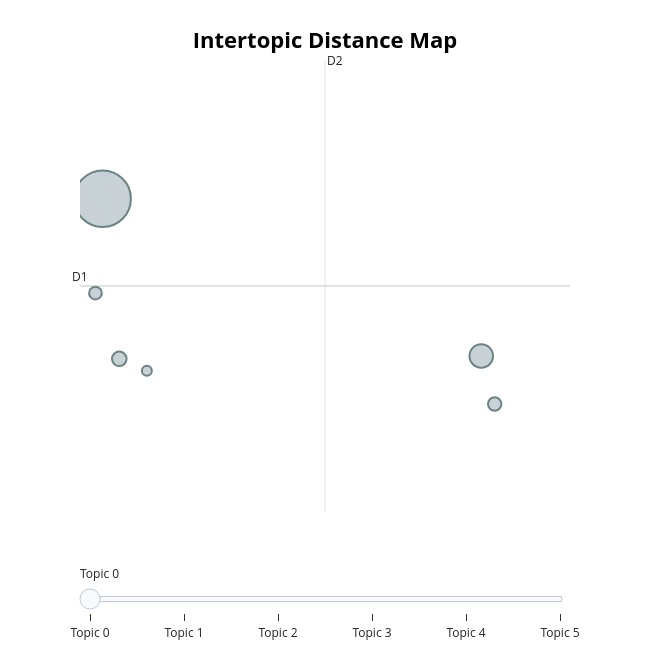

The notebook cell saved with this chart:
### Code cell
# Visualization of topics
fig = topic_model.visualize_topics()
fig.show()

### Figure 1 — Plotly figure (JSON) as saved in the notebook; plotly's stock layout.template omitted (floating-point values rounded to 4 significant figures)
{"data": [{"customdata": [[0, "trump | president | time | says | law", 196], [1, "asbestos | health | risk | marijuana | exposure", 34], [2, "species | fish | capita | sea | nesting", 13], [3, "gift | cards | online | park | design", 11], [4, "dogs | dog | behaviors | animals | owner", 10], [5, "carolina | hurricane | storm | south carolina | oct", 6]], "hovertemplate": "<b>Topic %{customdata[0]}</b><br>%{customdata[1]}<br>Size: %{customdata[2]}", "legendgroup": "", "marker": {"color": "#B0BEC5", "line": {"color": "DarkSlateGrey", "width": 2}, "size": [196, 34, 13, 11, 10, 6], "sizemode": "area", "sizeref": 0.1225, "symbol": "circle"}, "mode": "markers", "name": "", "orientation": "v", "showlegend": false, "type": "scatter", "x": [2.89, 12.82, 3.326, 13.17, 2.701, 4.05], "xaxis": "x", "y": [6.76, 5.611, 5.59, 5.259, 6.07, 5.503], "yaxis": "y"}], "layout": {"annotations": [{"showarrow": false, "text": "D1", "x": 2.296, "y": 6.122, "yshift": 10}, {"showarrow": false, "text": "D2", "x": 8.722, "xshift": 10, "y": 7.774}], "height": 650, "hoverlabel": {"bgcolor": "white", "font": {"family": "Rockwell", "size": 16}}, "legend": {"itemsizing": "constant", "tracegroupgap": 0}, "margin": {"t": 60}, "shapes": [{"line": {"color": "#CFD8DC", "width": 2}, "type": "line", "x0": 8.722, "x1": 8.722, "y0": 4.47, "y1": 7.774}, {"line": {"color": "#9E9E9E", "width": 2}, "type": "line", "x0": 2.296, "x1": 15.15, "y0": 6.122, "y1": 6.122}], "sliders": [{"active": 0, "pad": {"t": 50}, "steps": [{"args": [{"marker.color": [["red", "#B0BEC5", "#B0BEC5", "#B0BEC5", "#B0BEC5", "#B0BEC5"]]}], "label": "Topic 0", "method": "update"}, {"args": [{"marker.color": [["#B0BEC5", "red", "#B0BEC5", "#B0BEC5", "#B0BEC5", "#B0BEC5"]]}], "label": "Topic 1", "method": "update"}, {"args": [{"marker.color": [["#B0BEC5", "#B0BEC5", "red", "#B0BEC5", "#B0BEC5", "#B0BEC5"]]}], "label": "Topic 2", "method": "update"}, {"args": [{"marker.color": [["#B0BEC5", "#B0BEC5", "#B0BEC5", "red", "#B0BEC5", "#B0BEC5"]]}], "label": "Topic 3", "method": "update"}, {"args": [{"marker.color": [["#B0BEC5", "#B0BEC5", "#B0BEC5", "#B0BEC5", "red", "#B0BEC5"]]}], "label": "Topic 4", "method": "update"}, {"args": [{"marker.color": [["#B0BEC5", "#B0BEC5", "#B0BEC5", "#B0BEC5", "#B0BEC5", "red"]]}], "label": "Topic 5", "method": "update"}]}], "title": {"font": {"color": "Black", "size": 22}, "text": "<b>Intertopic Distance Map</b>", "x": 0.5, "xanchor": "center", "y": 0.95, "yanchor": "top"}, "width": 650, "xaxis": {"anchor": "y", "domain": [0, 1], "range": [2.296, 15.15], "title": {"text": ""}, "visible": false}, "yaxis": {"anchor": "x", "domain": [0, 1], "range": [4.47, 7.774], "title": {"text": ""}, "visible": false}}}
